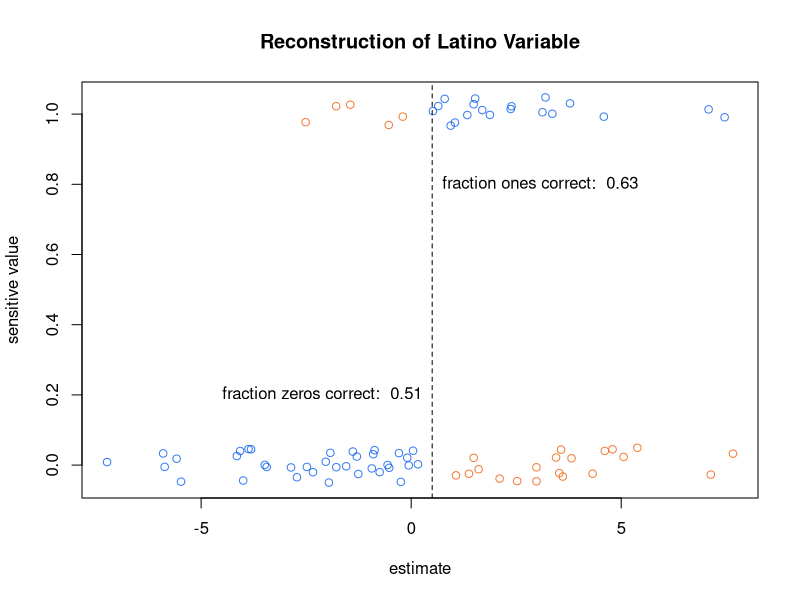

Generate this figure with R:
##
##  regressionAttack.r
##
##  demonstrate reconstruction attack by regression on sums of subsets
##
##  jH 2019.2.4
##

#### Parameters ####
set.seed(123)
n <- 100        # Dataset size
k.trials <- 80  # Number of queries
q.size <- 30    # subset size   
addPrior <- FALSE


#### Get Data ####
## If we wanted to simulate data, we might try:
#my.pi <- 0.2    
#sensitiveData <- rbinom(n, size=1, prob=my.pi)

## But here we read it from the repository:
pums <- read.csv(file="../../data/PUMS5extract10000.csv")
var <- "latino"
my.pi <- mean(pums[,var])
sampleIndex <- sample(x=1:nrow(pums), size=n, replace = FALSE )
sensitiveData <- pums[sampleIndex, var]


#### Here is our seemingly innocuous aggregated query ####
query <- function(n, data){
	index <- sample(1:length(data), n)
	subset <- data[index]
	sum <- sum(subset) #+ rnorm(n=1, mean=0, sd=0.1)
	return(list(sum=sum, index=index))
}


#### Here we run our query repeatedly and record results ####
history <- matrix(NA, nrow=k.trials, ncol=n+1)            # a matrix to store results in

for(i in 1:k.trials){
	res <- query(n=q.size, data=sensitiveData)
	indicator <- 1:n %in% res$index                         # convert indices into a series of boolean/dummy variables
	indicator <- as.numeric(indicator)
	history[i,] <- c(res$sum, indicator)                    # save into our results matrix
}

#### Add (data augmentation) prior
s <- max(100 - k.trials, 0)
x <- matrix(rbinom(s*n, size=1, prob=0.5), nrow=s, ncol=n)
y <- apply(x, 1, sum)*my.pi

if(addPrior){
	prior <- matrix(NA, nrow=s, ncol=n+1)
	prior[,1] <- y
	prior[,2:(n+1)] <- x
	history <- rbind(history, prior)
}

#### Convert matrix into data frame
xnames <- paste("x", 1:n, sep="")
varnames<- c("y", xnames)
releaseData <- as.data.frame(history)                     # convert matrix into data frame
names(releaseData) <- varnames                   


#### Run a linear regression ####
formula <- paste(xnames, collapse=" + ")                  # construct the formula, y ~ x1 ... xn -1
formula <- paste("y ~ ", formula, "-1")
formula <- as.formula(formula)
print(formula)

output <- lm(formula, data=releaseData)                   # run the regression
estimates <- output$coef                                  # save the estimates


#### Plot results ####
delta <- 0.05                                             # Slight disturbance to add
jitterx <- runif(n=n, min=-delta, max=delta)
jittery <- runif(n=n, min=-delta, max=delta)
semi.blue <- rgb(0,90,239,200,maxColorValue=255)          # Slightly transparent colors
semi.red  <- rgb(239,90,0,200,maxColorValue=255)
col.values <- c(semi.red, semi.blue)

true.1 <- (estimates>0.5) & (sensitiveData==1)            # Correctly predicted values
true.0 <- (estimates<0.5) & (sensitiveData==0)
true1.frac <- round(sum(true.1, na.rm=TRUE)/sum(sensitiveData)*100)/100
true0.frac <- round(sum(true.0, na.rm=TRUE)/sum(1-sensitiveData)*100)/100
truth.col<-1 + true.1 + true.0

plot(x=estimates + jitterx, y=sensitiveData + jittery, xlab="estimate", ylab="sensitive value", main="Reconstruction of Latino Variable", col=col.values[truth.col])    # Plot reconstruction against actual sensitive data
abline(v=0.5, lty=2)
text(x=0.5, y=0.8, labels=paste("fraction ones correct: ", true1.frac), pos=4)
text(x=0.5, y=0.2, labels=paste("fraction zeros correct: ", true0.frac), pos=2)

#### Export graph to .pdf
dev.copy2pdf(file="./figs/regAttack.pdf")





